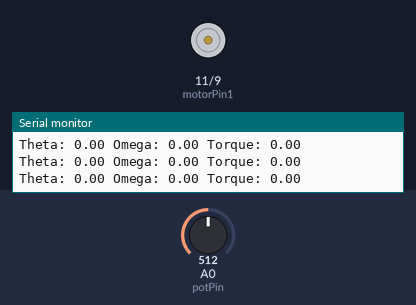
This sketch was run on a simulated Arduino Uno, built with avr-gcc and run on an emulated ATmega328P. Parts: motor-driver pin pairs drawn as motors (green arrow = first pin HIGH = forward, orange = second pin HIGH = backward, longer = more drive), the last lines printed to the serial monitor. Inputs (shaded band) come from the test bench; at power-on: A0 (potPin) = 512.

Above: at 1.2 s.
1.3 s: A0 (potPin) set to 716
At 2.2 s:
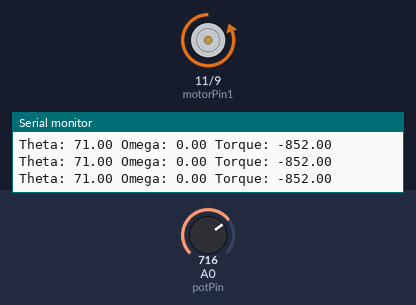
2.8 s: A0 (potPin) set to 586
5.8 s: A0 (potPin) set to 560
At 6.8 s:
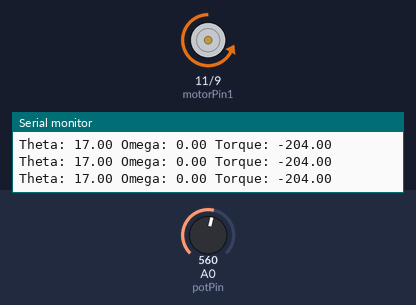
7.3 s: A0 (potPin) set to 511
At 7.8 s:
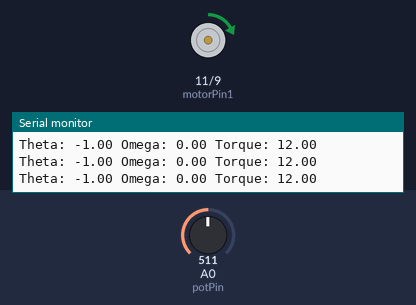
8.8 s: A0 (potPin) set to 306
At 10.0 s:
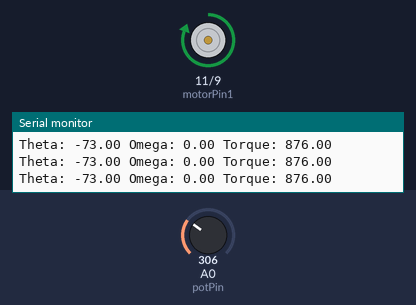
Timing chart, 0 to 11.3 s (numbered marks = the images above; inputs shaded):
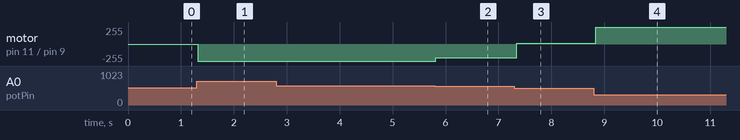

The sketch:

Pendulo.ino
```cpp
/*
Disciplina de Controle de Processos 2 / 2024B
Prof Aline Kafer

Grupo:
Lucas E. Pandolfo
Nata Vargas
Rafael B. Taufer
Thiago Mors

Projeto 2: Pendulo
*/

#include <Wire.h>

// Definições das matrizes do sistema
const float m = 0.4; // Massa da haste
const float L = 0.38; // Comprimento da haste
const float g = 9.81; // Gravidade
const float I = m * L * L / 3; // Momento de inércia do pêndulo

// Ganhos do controlador
const float K[2] = {12.0, 1.2};

// Estados do sistema
float theta = 0.0; // Ângulo da haste
float omega = 0.0; // Velocidade angular da haste
static float previousTheta = 0.0;

//Variaveis de tempo
float time = 0.0;
float deltaT = 0.0;
static float previousTime = 0.0;

// Entradas do sistema
float u = 0.0; // Torque aplicado

// Pinos
const int potPin = A0; // Pino do potenciômetro
const int motorPin1 = 11; // Pino1 do motor (L298N IN1)
const int motorPin2 = 9; // Pino2 do motor (L298N IN2)
//const int enablePin = 11; // Pino de habilitação do motor (L298N ENA)

void setup() {
  Serial.begin(9600);
  pinMode(motorPin1, OUTPUT);
  pinMode(motorPin2, OUTPUT);
}

void loop() {
  // Leitura do potenciômetro (ângulo da haste)
  int potValue = analogRead(potPin);

  // Conversão da leitura do potenciômetro para ângulo
  theta = map(potValue, 0, 1023, -180, 180); // Ajuste conforme necessário

  // Vel angular = derivada da posição (taxa de variação da posição no tempo)
  previousTime = time;
  time = millis();
  deltaT = (time - previousTime);
  previousTheta = theta;
  omega = (theta - previousTheta) / deltaT;

  // Realimentação de estado
  u = -K[0] * theta - K[1] * omega;

  // Controle do motor
  if (u > 0) {
   analogWrite(motorPin1, constrain(u, 0, 255));
   if(u < 5){u = 25;}
   analogWrite(motorPin2, 0);
  } else if (u < 0) {
    analogWrite(motorPin1, 0);
    if(u > -5){u = 25;}
    analogWrite(motorPin2, constrain(-u, 0, 255));
  } else {
    analogWrite(motorPin1, 0);
    analogWrite(motorPin2, 0);
  }


  // Serial Print
  Serial.print("Theta: ");
  Serial.print(theta);
  Serial.print(" Omega: ");
  Serial.print(omega);
  Serial.print(" Torque: ");
  Serial.println(u);
  //Serial.print(" deltaT: ");
  //Serial.print(deltaT);
  //Serial.print(" Time: ");
  //Serial.println(time);

}
```

Measured:
- the behaviour switches between 575 and 574 on A0 (potPin) (found by bisection; images 1 and 2)
- after the input at 1.3 s, motor on pin 11 (motorPin1) / pin 9 (motorPin2): stopped → backward 255/255 at once
- after the input at 5.8 s, motor on pin 11 (motorPin1) / pin 9 (motorPin2): backward 255/255 → backward 204/255 at once
- after the input at 7.3 s, motor on pin 11 (motorPin1) / pin 9 (motorPin2): backward 204/255 → forward 12/255 at once
- after the input at 8.8 s, motor on pin 11 (motorPin1) / pin 9 (motorPin2): forward 12/255 → forward 255/255 at once
